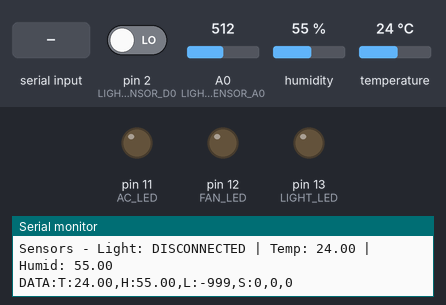
Bench run of a sketch on a simulated Arduino Uno, built with avr-gcc and run on an emulated ATmega328P. Shown: output pins drawn as LEDs (lit = HIGH), the last lines printed to the serial monitor. The inputs (shaded band) are chosen by the test bench; at power-on: humidity 55 %, A0 (LIGHT_SENSOR_A0) = 512, temperature 24 °C, pin 2 (LIGHT_SENSOR_D0) LOW.

Above: at 1.2 s.
1.3 s: "MODE_SENSOR\n" received over Serial
At 3.3 s:
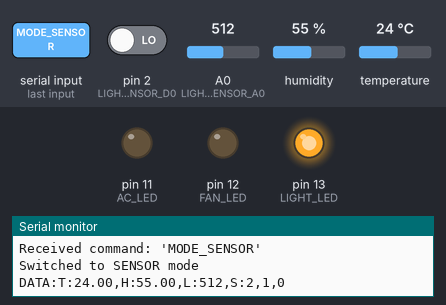
3.6 s: humidity set to 59 %
5.4 s: humidity set to 62 %
At 7.4 s:
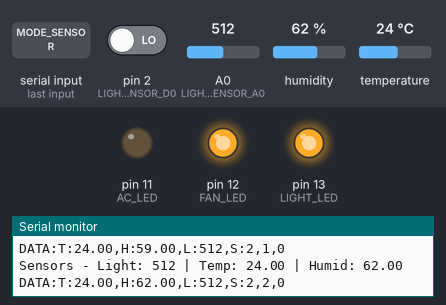
7.7 s: A0 (LIGHT_SENSOR_A0) set to 489
At 9.5 s:
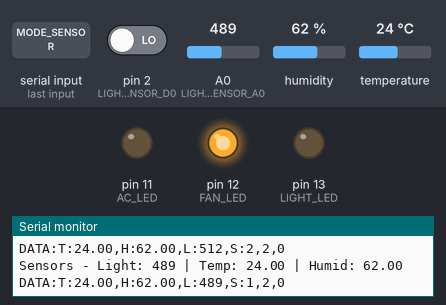
9.8 s: temperature set to 27 °C
At 11.5 s:
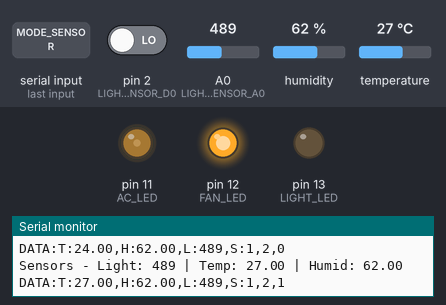
11.8 s: A0 (LIGHT_SENSOR_A0) set to 511
At 13.8 s:
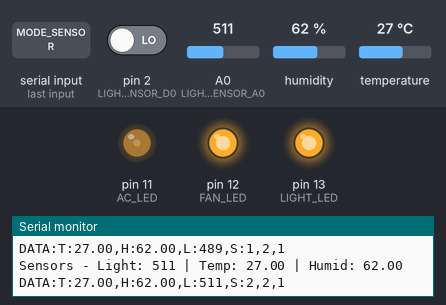
Timing chart, 0 to 14.8 s (numbered marks = the images above; inputs shaded):
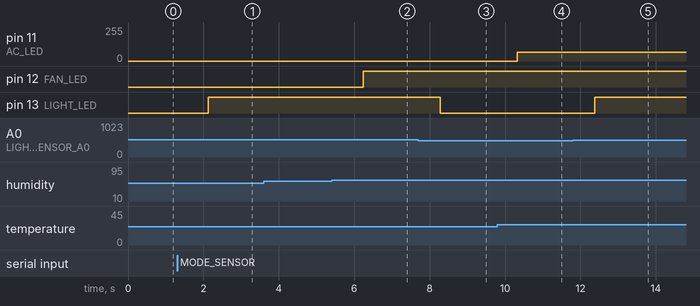

The sketch:

arduino.ino
```cpp
#include <DHT.h>

// Định nghĩa chân
#define LIGHT_SENSOR_A0 A0
#define LIGHT_SENSOR_D0 2
#define LIGHT_LED 13
#define FAN_LED 12
#define AC_LED 11
#define DHT_PIN 7
#define DHT_TYPE DHT11

// Định nghĩa mode
#define MODE_MANUAL 0
#define MODE_SENSOR 1

// Định nghĩa các mức độ điều khiển
#define LEVEL_OFF 0
#define LEVEL_LOW 1
#define LEVEL_MED 2
#define LEVEL_HIGH 3
#define LEVEL_MAX 4

// Định nghĩa ngưỡng cảm biến
#define LIGHT_LOW 200
#define LIGHT_MED 500

// Ngưỡng nhiệt độ cho quạt
#define TEMP_FAN_LOW 25
#define TEMP_FAN_MED 28
#define HUMID_LOW 50
#define HUMID_HIGH 70

// Ngưỡng nhiệt độ cho điều hòa
#define TEMP_AC_LOW 25
#define TEMP_AC_MED 28
#define TEMP_AC_HIGH 30

DHT dht(DHT_PIN, DHT_TYPE);

// Biến toàn cục
int currentMode = MODE_MANUAL;
int deviceLevels[3] = {0, 0, 0}; // light, fan, ac

void setup() {
    Serial.begin(9600);
    pinMode(LIGHT_LED, OUTPUT);
    pinMode(FAN_LED, OUTPUT);
    pinMode(AC_LED, OUTPUT);
    pinMode(LIGHT_SENSOR_D0, INPUT);
    dht.begin();
    Serial.println("Arduino started");
}

void loop() {
    // Đọc và kiểm tra cảm biến ánh sáng
    int lightDigital = digitalRead(LIGHT_SENSOR_D0);
    int lightAnalog = analogRead(LIGHT_SENSOR_A0);
    int lightValue;

    // Kiểm tra kết nối cảm biến ánh sáng
    static int lastValidValue = 0;
    static unsigned long lastChange = 0;

    if (abs(lightAnalog - lastValidValue) > 100) {  // Nếu giá trị thay đổi đột ngột
        if (millis() - lastChange < 100) {  // Và thay đổi quá nhanh
            lightValue = -999;  // Coi như cảm biến bị ngắt
        } else {
            lastValidValue = lightAnalog;
            lastChange = millis();
            lightValue = lightAnalog;
        }
    } else {
        lastValidValue = lightAnalog;
        lightValue = lightAnalog;
    }

    // // Nếu chân digital báo lỗi, coi như cảm biến bị ngắt
    // if (lightDigital == LOW) {
    //     lightValue = -999;
    // }

    // Đọc và kiểm tra giá trị từ DHT
    float temp = dht.readTemperature();
    float humid = dht.readHumidity();

    // Kiểm tra giá trị hợp lệ từ DHT
    String tempStr, humidStr;
    if (isnan(temp)) {
        temp = -999;
        tempStr = "-999";
    } else {
        tempStr = String(temp);
    }

    if (isnan(humid)) {
        humid = -999;
        humidStr = "-999";
    } else {
        humidStr = String(humid);
    }

    // Debug thông tin cảm biến
    Serial.print("Sensors - Light: ");
    Serial.print(lightValue == -999 ? "DISCONNECTED" : String(lightValue));
    Serial.print(" | Temp: ");
    Serial.print(tempStr);
    Serial.print(" | Humid: ");
    Serial.println(humidStr);

    // Xử lý lệnh từ Serial
    if (Serial.available()) {
      String command = Serial.readStringUntil('\n');
      command.trim();

      Serial.print("Received command: '");
      Serial.print(command);
      Serial.println("'");

      // Xử lý chuyển mode
      if (command.equals("MODE_MANUAL")) {
          currentMode = MODE_MANUAL;
          Serial.println("Switched to MANUAL mode");
      }
      else if (command.equals("MODE_SENSOR")) {
          currentMode = MODE_SENSOR;
          Serial.println("Switched to SENSOR mode");
      }
      // Xử lý điều khiển thiết bị trong mode manual
      else if (currentMode == MODE_MANUAL) {
          if (command.startsWith("L")) {
              int level = command.substring(1).toInt();
              switch(level) {
                  case LEVEL_OFF: analogWrite(LIGHT_LED, 0); break;    // 0%
                  case LEVEL_LOW: analogWrite(LIGHT_LED, 64); break;   // 25%
                  case LEVEL_MED: analogWrite(LIGHT_LED, 128); break;  // 50%
                  case LEVEL_HIGH: analogWrite(LIGHT_LED, 192); break; // 75%
                  case LEVEL_MAX: analogWrite(LIGHT_LED, 255); break;  // 100%
              }
              deviceLevels[0] = level; // Sửa: Gán trực tiếp giá trị level
              Serial.println("Light set to level: " + String(level));
          }
          else if (command.startsWith("F")) {
            int level = command.substring(1).toInt();
            switch(level) {
                case LEVEL_OFF: analogWrite(FAN_LED, 0); break;
                case LEVEL_LOW: analogWrite(FAN_LED, 64); break;
                case LEVEL_MED: analogWrite(FAN_LED, 128); break;
                case LEVEL_HIGH: analogWrite(FAN_LED, 192); break;
                case LEVEL_MAX: analogWrite(FAN_LED, 255); break;
            }
            deviceLevels[1] = level; // Sửa: Gán trực tiếp giá trị level
            Serial.println("Fan set to level: " + String(level));
        }
        else if (command.startsWith("A")) {
            int level = command.substring(1).toInt();
            switch(level) {
                case LEVEL_OFF: analogWrite(AC_LED, 0); break;
                case LEVEL_LOW: analogWrite(AC_LED, 64); break;
                case LEVEL_MED: analogWrite(AC_LED, 128); break;
                case LEVEL_HIGH: analogWrite(AC_LED, 192); break;
                case LEVEL_MAX: analogWrite(AC_LED, 255); break;
            }
            deviceLevels[2] = level; // Sửa: Gán trực tiếp giá trị level
            Serial.println("AC set to level: " + String(level));
        }
      }
    }

    // Xử lý mode sensor
    if (currentMode == MODE_SENSOR) {
      // Điều khiển đèn dựa trên ánh sáng
      if (lightValue > 900) {         // Rất tối
          analogWrite(LIGHT_LED, 255); // 100%
          deviceLevels[0] = 4;
      }
      else if (lightValue > 700) {    // Khá tối
          analogWrite(LIGHT_LED, 192); // 75%
          deviceLevels[0] = 3;
      }
      else if (lightValue > 500) {    // Hơi tối
          analogWrite(LIGHT_LED, 128); // 50%
          deviceLevels[0] = 2;
      }
      else if (lightValue > 300) {    // Ít tối
          analogWrite(LIGHT_LED, 64);  // 25%
          deviceLevels[0] = 1;
      }
      else {                          // Đủ sáng
          analogWrite(LIGHT_LED, 0);   // 0%
          deviceLevels[0] = 0;
      }

      // Điều khiển quạt dựa trên nhiệt độ và độ ẩm
      if (temp > 32 || humid > 80) {
          analogWrite(FAN_LED, 255);  // 100%
          deviceLevels[1] = 4;
      }
      else if (temp > 30 || humid > 70) {
          analogWrite(FAN_LED, 192);  // 75%
          deviceLevels[1] = 3;
      }
      else if (temp > 28 || humid > 60) {
          analogWrite(FAN_LED, 128);  // 50%
          deviceLevels[1] = 2;
      }
      else if (temp > 25 || humid > 50) {
          analogWrite(FAN_LED, 64);   // 25%
          deviceLevels[1] = 1;
      }
      else {
          analogWrite(FAN_LED, 0);    // 0%
          deviceLevels[1] = 0;
      }

      // Điều khiển điều hòa dựa trên nhiệt độ
      if (temp > 32) {
          analogWrite(AC_LED, 255);   // 100%
          deviceLevels[2] = 4;
      }
      else if (temp > 30) {
          analogWrite(AC_LED, 192);   // 75%
          deviceLevels[2] = 3;
      }
      else if (temp > 28) {
          analogWrite(AC_LED, 128);   // 50%
          deviceLevels[2] = 2;
      }
      else if (temp > 25) {
          analogWrite(AC_LED, 64);    // 25%
          deviceLevels[2] = 1;
      }
      else {
          analogWrite(AC_LED, 0);     // 0%
          deviceLevels[2] = 0;
      }
    }

    // Gửi dữ liệu sang ESP32
    String data = "DATA:";
    data += "T:" + tempStr + ",";
    data += "H:" + humidStr + ",";
    data += "L:" + String(lightValue) + ",";
    data += "S:";
    data += String(deviceLevels[0]) + ",";
    data += String(deviceLevels[1]) + ",";
    data += String(deviceLevels[2]);
    Serial.println(data);

    delay(2000);
}
```

Measured:
- the behaviour switches between 60 and 61 % on humidity (found by bisection; images 1 and 2)
- the behaviour switches between 501 and 500 on A0 (LIGHT_SENSOR_A0) (found by bisection; images 2 and 3)
- the behaviour switches between 25 and 26 °C on temperature (found by bisection; images 3 and 4)
- after the input at 1.3 s, pin 13 (LIGHT_LED): LOW → HIGH after 0.83 s
- after the input at 5.4 s, pin 12 (FAN_LED): LOW → HIGH after 0.84 s
- after the input at 7.7 s, pin 13 (LIGHT_LED): HIGH → LOW after 0.58 s
- after the input at 9.8 s, pin 11 (AC_LED): 0/255 → 64/255 after 0.53 s
- after the input at 11.8 s, pin 13 (LIGHT_LED): LOW → HIGH after 0.58 s
